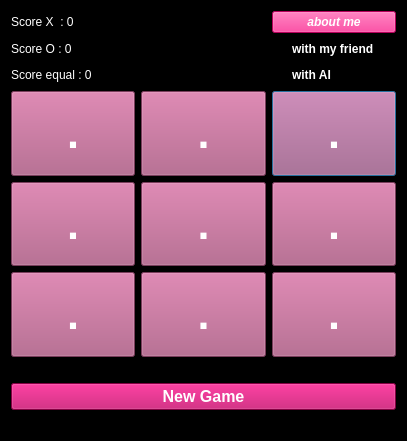
<?xml version="1.0" encoding="UTF-8"?>
<ui version="4.0">
 <class>Dialog</class>
 <widget class="QDialog" name="Dialog">
  <property name="geometry">
   <rect>
    <x>0</x>
    <y>0</y>
    <width>407</width>
    <height>441</height>
   </rect>
  </property>
  <property name="windowTitle">
   <string>Tic Tac Toe</string>
  </property>
  <property name="styleSheet">
   <string notr="true">color: rgb(255, 255, 255);
background-color: rgb(0, 0, 0);</string>
  </property>
  <layout class="QGridLayout" name="gridLayout">
   <item row="7" column="2">
    <widget class="QPushButton" name="b3">
     <property name="sizePolicy">
      <sizepolicy hsizetype="Minimum" vsizetype="Expanding">
       <horstretch>0</horstretch>
       <verstretch>0</verstretch>
      </sizepolicy>
     </property>
     <property name="font">
      <font>
       <pointsize>32</pointsize>
       <bold>true</bold>
      </font>
     </property>
     <property name="styleSheet">
      <string notr="true">background-color: rgb(170, 85, 127);</string>
     </property>
     <property name="text">
      <string>.</string>
     </property>
    </widget>
   </item>
   <item row="11" column="0" colspan="3">
    <widget class="QPushButton" name="b_NG">
     <property name="font">
      <font>
       <pointsize>12</pointsize>
       <bold>true</bold>
      </font>
     </property>
     <property name="styleSheet">
      <string notr="true">color: rgb(255, 255, 255);
background-color: rgb(185, 0, 93);</string>
     </property>
     <property name="text">
      <string>New Game</string>
     </property>
    </widget>
   </item>
   <item row="7" column="1">
    <widget class="QPushButton" name="b2">
     <property name="sizePolicy">
      <sizepolicy hsizetype="Minimum" vsizetype="Expanding">
       <horstretch>0</horstretch>
       <verstretch>0</verstretch>
      </sizepolicy>
     </property>
     <property name="font">
      <font>
       <pointsize>32</pointsize>
       <bold>true</bold>
      </font>
     </property>
     <property name="styleSheet">
      <string notr="true">background-color: rgb(170, 85, 127);</string>
     </property>
     <property name="text">
      <string>.</string>
     </property>
    </widget>
   </item>
   <item row="4" column="0" colspan="2">
    <widget class="QLabel" name="label_equal">
     <property name="text">
      <string>Score equal : 0</string>
     </property>
    </widget>
   </item>
   <item row="4" column="2">
    <widget class="QRadioButton" name="RBA">
     <property name="font">
      <font>
       <bold>true</bold>
      </font>
     </property>
     <property name="text">
      <string>with AI</string>
     </property>
    </widget>
   </item>
   <item row="8" column="0">
    <widget class="QPushButton" name="b4">
     <property name="sizePolicy">
      <sizepolicy hsizetype="Minimum" vsizetype="Expanding">
       <horstretch>0</horstretch>
       <verstretch>0</verstretch>
      </sizepolicy>
     </property>
     <property name="font">
      <font>
       <pointsize>32</pointsize>
       <bold>true</bold>
      </font>
     </property>
     <property name="styleSheet">
      <string notr="true">background-color: rgb(170, 85, 127);</string>
     </property>
     <property name="text">
      <string>.</string>
     </property>
    </widget>
   </item>
   <item row="9" column="0">
    <widget class="QPushButton" name="b7">
     <property name="sizePolicy">
      <sizepolicy hsizetype="Minimum" vsizetype="Expanding">
       <horstretch>0</horstretch>
       <verstretch>0</verstretch>
      </sizepolicy>
     </property>
     <property name="font">
      <font>
       <pointsize>32</pointsize>
       <bold>true</bold>
      </font>
     </property>
     <property name="styleSheet">
      <string notr="true">background-color: rgb(170, 85, 127);</string>
     </property>
     <property name="text">
      <string>.</string>
     </property>
    </widget>
   </item>
   <item row="1" column="0" colspan="2">
    <widget class="QLabel" name="label_SX">
     <property name="text">
      <string>Score X  : 0</string>
     </property>
    </widget>
   </item>
   <item row="2" column="0" colspan="2">
    <widget class="QLabel" name="label_SO">
     <property name="text">
      <string>Score O : 0</string>
     </property>
    </widget>
   </item>
   <item row="8" column="2">
    <widget class="QPushButton" name="b6">
     <property name="sizePolicy">
      <sizepolicy hsizetype="Minimum" vsizetype="Expanding">
       <horstretch>0</horstretch>
       <verstretch>0</verstretch>
      </sizepolicy>
     </property>
     <property name="font">
      <font>
       <pointsize>32</pointsize>
       <bold>true</bold>
      </font>
     </property>
     <property name="styleSheet">
      <string notr="true">background-color: rgb(170, 85, 127);</string>
     </property>
     <property name="text">
      <string>.</string>
     </property>
    </widget>
   </item>
   <item row="10" column="0" colspan="3">
    <spacer name="horizontalSpacer">
     <property name="orientation">
      <enum>Qt::Horizontal</enum>
     </property>
     <property name="sizeHint" stdset="0">
      <size>
       <width>40</width>
       <height>20</height>
      </size>
     </property>
    </spacer>
   </item>
   <item row="12" column="0" colspan="3">
    <spacer name="horizontalSpacer_2">
     <property name="orientation">
      <enum>Qt::Horizontal</enum>
     </property>
     <property name="sizeHint" stdset="0">
      <size>
       <width>40</width>
       <height>20</height>
      </size>
     </property>
    </spacer>
   </item>
   <item row="9" column="2">
    <widget class="QPushButton" name="b9">
     <property name="sizePolicy">
      <sizepolicy hsizetype="Minimum" vsizetype="Expanding">
       <horstretch>0</horstretch>
       <verstretch>0</verstretch>
      </sizepolicy>
     </property>
     <property name="font">
      <font>
       <pointsize>32</pointsize>
       <bold>true</bold>
      </font>
     </property>
     <property name="styleSheet">
      <string notr="true">background-color: rgb(170, 85, 127);</string>
     </property>
     <property name="text">
      <string>.</string>
     </property>
    </widget>
   </item>
   <item row="1" column="2">
    <widget class="QPushButton" name="b_about">
     <property name="font">
      <font>
       <italic>true</italic>
       <bold>true</bold>
       <strikeout>false</strikeout>
       <kerning>true</kerning>
      </font>
     </property>
     <property name="styleSheet">
      <string notr="true">background-color: rgb(255, 0, 127);</string>
     </property>
     <property name="text">
      <string>about me</string>
     </property>
    </widget>
   </item>
   <item row="7" column="0">
    <widget class="QPushButton" name="b1">
     <property name="sizePolicy">
      <sizepolicy hsizetype="Minimum" vsizetype="Expanding">
       <horstretch>0</horstretch>
       <verstretch>0</verstretch>
      </sizepolicy>
     </property>
     <property name="font">
      <font>
       <pointsize>32</pointsize>
       <bold>true</bold>
      </font>
     </property>
     <property name="styleSheet">
      <string notr="true">background-color: rgb(170, 85, 127);</string>
     </property>
     <property name="text">
      <string>.</string>
     </property>
    </widget>
   </item>
   <item row="9" column="1">
    <widget class="QPushButton" name="b8">
     <property name="sizePolicy">
      <sizepolicy hsizetype="Minimum" vsizetype="Expanding">
       <horstretch>0</horstretch>
       <verstretch>0</verstretch>
      </sizepolicy>
     </property>
     <property name="font">
      <font>
       <pointsize>32</pointsize>
       <bold>true</bold>
      </font>
     </property>
     <property name="styleSheet">
      <string notr="true">background-color: rgb(170, 85, 127);</string>
     </property>
     <property name="text">
      <string>.</string>
     </property>
    </widget>
   </item>
   <item row="8" column="1">
    <widget class="QPushButton" name="b5">
     <property name="sizePolicy">
      <sizepolicy hsizetype="Minimum" vsizetype="Expanding">
       <horstretch>0</horstretch>
       <verstretch>0</verstretch>
      </sizepolicy>
     </property>
     <property name="font">
      <font>
       <pointsize>32</pointsize>
       <bold>true</bold>
      </font>
     </property>
     <property name="styleSheet">
      <string notr="true">background-color: rgb(170, 85, 127);</string>
     </property>
     <property name="text">
      <string>.</string>
     </property>
    </widget>
   </item>
   <item row="2" column="2">
    <widget class="QRadioButton" name="RBF">
     <property name="font">
      <font>
       <bold>true</bold>
      </font>
     </property>
     <property name="text">
      <string>with my friend</string>
     </property>
    </widget>
   </item>
  </layout>
 </widget>
 <resources/>
 <connections/>
</ui>
